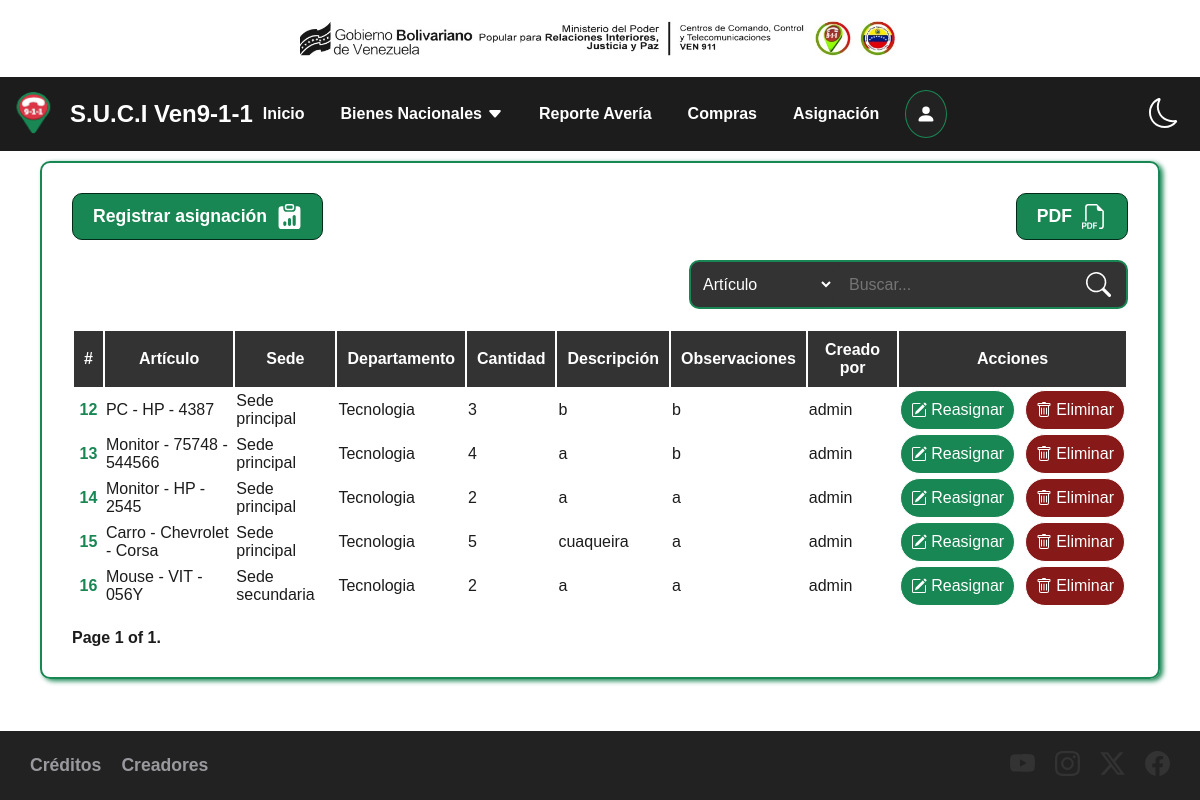
Page /bienes/asignacion on the committed database.
### administracion/models.py (models this page shows)
class Asignacion(models.Model):
    articulo = models.ForeignKey(Articulo, on_delete=models.CASCADE)
    sede = models.ForeignKey(Sede, on_delete=models.CASCADE)
    departamento = models.ForeignKey(Departamento, on_delete=models.CASCADE)
    cantidad = models.IntegerField()
    descripcion = models.TextField(max_length=255)
    observaciones = models.TextField(max_length=255)
    user = models.ForeignKey(User, on_delete=models.CASCADE)

class Articulo(models.Model):
    descripcion = models.TextField(max_length=255)
    marca = models.CharField(max_length=255, blank=True, null=True)
    modelo = models.CharField(max_length=255, blank=True, null=True)
    serial = models.CharField(max_length=255, blank=True, null=True)
    placa = models.CharField(max_length=255, blank=True, null=True)
    cantidad_combustible = models.IntegerField(blank=True, null=True)
    codigo_bn = models.CharField(max_length=255, blank=True, null=True)
    cantidad = models.IntegerField()
    tipo_articulo = models.ForeignKey(TipoArticulo, on_delete=models.CASCADE)
    condicion = models.ForeignKey(Condicion, on_delete=models.CASCADE)
    fecha_adq = models.DateField()
    asignado = models.BooleanField(default=False)
    user = models.ForeignKey(User, on_delete=models.CASCADE)
    created_at = models.DateTimeField(default=timezone.now)
    def __str__(self):
        return self.descripcion + ' - ' + str(self.marca) + ' - ' + str(self.modelo)

class Sede(models.Model):
    nombre = models.CharField(max_length=255)
    direccion = models.TextField(max_length=255)
    created_at = models.DateTimeField(default=timezone.now)
    def __str__(self):
        return self.nombre

class Departamento(models.Model):
    nombre = models.CharField(max_length=255)
    created_at = models.DateTimeField(default=timezone.now)
    def __str__(self):
        return self.nombre

### administracion/views.py (the view)
# urls.py: path('bienes/asignacion', views.asignacion, name='asignacion'),
def asignacion(request):
    asignacion = Asignacion.objects.filter()
    paginator = Paginator(asignacion, 10)  # Show 10 per page.
    page_number = request.GET.get("page", 1)
    page_obj = paginator.get_page(page_number)
    return render(request, 'asignacion/asignacion.html', {
        'asignacion': paginator.page(page_number),
        'page_obj': page_obj
    })

### administracion/templates/asignacion/asignacion.html (shortened to what this page needs)
{% extends 'base.html' %}
{% block content %}
    <main class="content">
        <div class="noPrint content-buttons">
            <div>
                <a href="{% url 'create_asignacion' %}">
                    <span>Registrar asignación</span>
                </a>
            </div>
            <div>
                <a onclick="window.print()">
                    <span>PDF</span>
                </a>
            </div>
        </div>
        <div class="noPrint content-search">
            <form action="{% url 'search_asignacion' %}" method="GET">
                <select name="option" id="option">
                    <option value="articulo">Artículo</option>
                </select>
                <input name="q" type="search" placeholder="Buscar..." aria-label="Search">
                <svg xmlns="http://www.w3.org/2000/svg" width="25" height="25" fill="currentColor" class="bi bi-search" viewBox="0 0 16 16">
                    <path d="M11.742 10.344a6.5 6.5 0 1 0-1.397 1.398h-.001q.044.06.098.115l3.85 3.85a1 1 0 0 0 1.415-1.414l-3.85-3.85a1 1 0 0 0-.115-.1zM12 6.5a5.5 5.5 0 1 1-11 0 5.5 5.5 0 0 1 11 0"/>
                </svg>
            </form>
        </div>
        <table class="content-table">
            <thead>
                <tr>
                    <th scope="col">#</th>
                    <th scope="col">Artículo</th>
                    <th scope="col">Sede</th>
                    <th scope="col">Departamento</th>
                    <th scope="col">Cantidad</th>
                    <th scope="col">Descripción</th>
                    <th scope="col">Observaciones</th>
                    <th scope="col">Creado por</th>
                    <th class="noPrint" scope="col">Acciones</th>
                </tr>
            </thead>
            <tbody>
                {% for asig in asignacion %}
                <tr>
                    <th scope="row">{{ asig.id }}</th>
                    <td>{{ asig.articulo }}</td>
                    <td>{{ asig.sede }}</td>
                    <td>{{ asig.departamento }}</td>
                    <td>{{ asig.cantidad }}</td>
                    <td>{{ asig.descripcion }}</td>
                    <td>{{ asig.observaciones }}</td>
                    <td>{{ asig.user }}</td>
                    <td class="noPrint">
                        <div>
                            <a href="{% url 'update_asignacion' asig.id %}">
                                Reasignar
                            </a>
                            <form action="{% url 'delete_asignacion' asig.id %}" method="POST">
                                <button class="btn btn-danger">
                                    Eliminar
                                </button>
                            </form>
                        </div>
                    </td>
                </tr>
                {% endfor %}
            </tbody>
        </table>
        <div class="pagination">
            <span class="step-links">
                <span class="current">
                    Page {{ page_obj.number }} of {{ page_obj.paginator.num_pages }}.
                </span>
            </span>
        </div>
    </main>
{% endblock %}

### administracion/static/css/main.css (style rules this page uses)
:root { --grid-unit: 1rem; --border-radius-base: 0.5rem; }
[data-theme="light"] { --color-bg: #ffffff; --color-fg: #1c1c1c; }
body { background-color: var(--color-bg); color: var(--color-fg); margin: 0; font-family: sans-serif; }

### rows in the picture
Asignacion: id "12", articulo "PC - HP - 4387", sede "Sede principal", departamento "Tecnologia", cantidad "3", descripcion "b", observaciones "b", user "admin"
Asignacion: id "13", articulo "Monitor - 75748 - 544566", sede "Sede principal", departamento "Tecnologia", cantidad "4", descripcion "a", observaciones "b", user "admin"
Asignacion: id "14", articulo "Monitor - HP - 2545", sede "Sede principal", departamento "Tecnologia", cantidad "2", descripcion "a", observaciones "a", user "admin"
Asignacion: id "15", articulo "Carro - Chevrolet - Corsa", sede "Sede principal", departamento "Tecnologia", cantidad "5", descripcion "cuaqueira", observaciones "a", user "admin"
Asignacion: id "16", articulo "Mouse - VIT - 056Y", sede "Sede secundaria", departamento "Tecnologia", cantidad "2", descripcion "a", observaciones "a", user "admin"

### other values in the picture
{{ page_obj.number }} "1"
{{ page_obj.paginator.num_pages }} "1"
